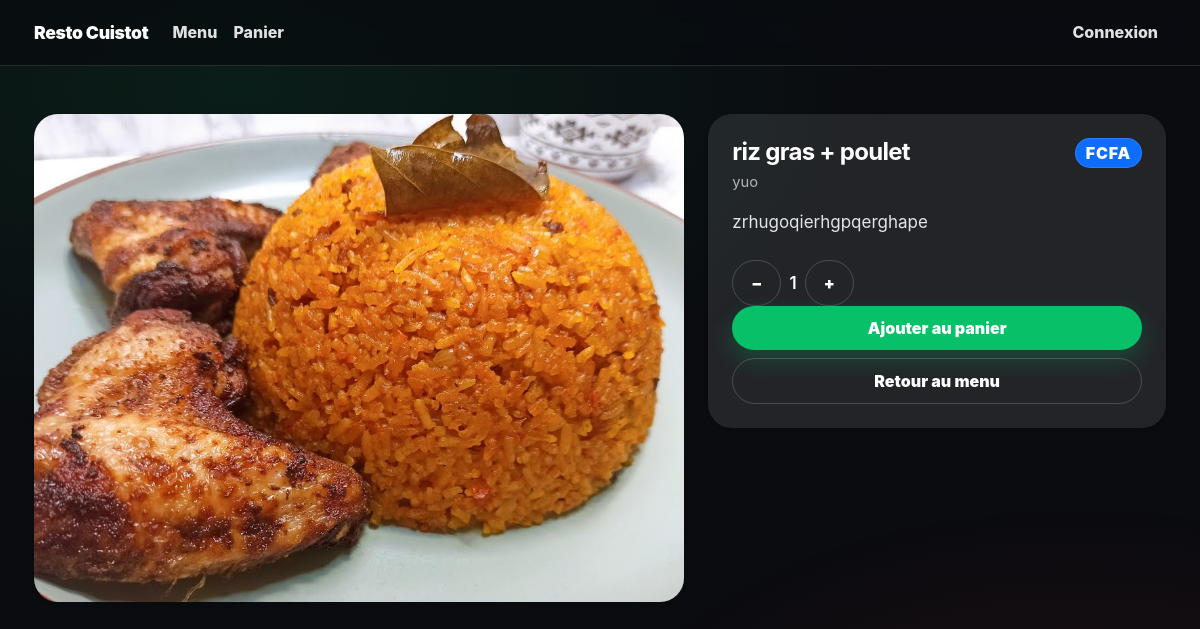
Screenshot of /meal/riz-gras-poulet/ with the database file from the repository.
### shop/models.py (models this page shows, shortened)
class Meal(models.Model):
    category = models.ForeignKey(Category, on_delete=models.CASCADE, related_name='meals')
    name = models.CharField(max_length=150)
    slug = models.SlugField(unique=True)
    description = models.TextField(blank=True)
    is_active = models.BooleanField(default=True)
    image = models.ImageField(upload_to='meals/', blank=True, null=True)
    stock = models.PositiveIntegerField(default=0)  # stock global (optionnel)
    max_per_order = models.PositiveIntegerField(default=10)
    available_weekdays = models.JSONField(default=list, blank=True)  # ex: [0,2,4]

class Category(models.Model):
    name = models.CharField(max_length=100)
    slug = models.SlugField(unique=True)
    class Meta:
        verbose_name_plural = "Categories"

### shop/views.py (the view)
# urls.py: path('meal/<slug:slug>/', views.meal_detail, name='meal_detail'),
def meal_detail(request, slug):
    meal = get_object_or_404(Meal, slug=slug, is_active=True)
    return render(request, 'shop/meal_detail.html', {'meal': meal})

### orders/cart.py (called while the page is built)
    def __len__(self):
        return sum(int(item.get("quantity", 0)) for item in self.cart.values())

### orders/context_processors.py (called while the page is built)
def cart(request):
    return {"cart": Cart(request)}

### shop/templates/shop/meal_detail.html (shortened to what this page needs)
{% extends "base.html" %}
{% block content %}
<div class="container py-4">
  <div class="row g-4">
    <div class="col-lg-7">
      <div class="hero card border-0 shadow-sm hero-food">
        {% if meal.image %}
          <img src="{{ meal.image.url }}" class="meal-img-lg" alt="{{ meal.name }}">
        {% else %}
          <img src="https://via.placeholder.com/1200x675?text=Resto" class="meal-img-lg" alt="{{ meal.name }}">
        {% endif %}
      </div>
    </div>
    <div class="col-lg-5">
      <div class="card border-0 shadow-sm">
        <div class="card-body p-4">
          <div class="d-flex justify-content-between align-items-start gap-2">
            <h1 class="h4 fw-bold mb-1">{{ meal.name }}</h1>
            <span class="badge text-bg-primary fs-6">{{ meal.price }} FCFA</span>
          </div>
          <div class="text-muted small mb-3">{{ meal.category.name }}</div>
          {% if meal.description %}
            <p class="mb-4">{{ meal.description }}</p>
          {% else %}
            <p class="mb-4 text-muted">Aucune description. Mais tu sais très bien pourquoi tu es là.</p>
          {% endif %}
          <div class="d-grid gap-2">
           <form method="post" action="{% url 'orders:cart_add' meal.id %}">
<div class="d-flex align-items-center gap-2">
  <button type="button" class="btn btn-outline-secondary btn-sm" onclick="decQty(this)">−</button>
  <span class="fw-semibold">1</span>
  <button type="button" class="btn btn-outline-secondary btn-sm" onclick="incQty(this)">+</button>
</div>
  <button type="submit" class="btn btn-dark btn-lg w-100">
    Ajouter au panier
  </button>
</form>
            <a class="btn btn-outline-secondary" href="{% url 'shop:meal_list' %}">
              Retour au menu
            </a>
          </div>
        </div>
      </div>
    </div>
  </div>
</div>
{% endblock %}

### shop/static/shop/css/app.css (style rules this page uses)
:root { --space-xs:4px; --space-sm:8px; --space-md:12px; --space-lg:16px; --space-xl:24px; --space-2xl:32px; --radius-sm:12px; --radius:16px; --radius-lg:20px; --radius-xl:24px; --radius-full:999px; --bg:#0b0c10; --bg-2:#10131a; --surface: rgba(255,255,255,.10); --surface-2: rgba(255,255,255,.08); --surface-hover: rgba(255,255,255,.14); --divider: rgba(255,255,255,.12); --border: rgba(255,255,255,.18); --text:#ffffff; --text-2: rgba(255,255,255,.88); --text-3: rgba(255,255,255,.66); --brand:#06c167; --brand-hover:#05b55f; --brand-soft: rgba(6,193,103,.20); --danger:#ff3b30; --danger-soft: rgba(255,59,48,.20); --shadow-xs:0 1px 2px rgba(0,0,0,.30); --shadow-sm:0 6px 18px rgba(0,0,0,.40); --shadow-md:0 12px 30px rgba(0,0,0,.55); --fast:150ms cubic-bezier(.2,.8,.2,1); --mid:240ms cubic-bezier(.2,.8,.2,1); --blur:12px; --fs-body: 17px; --lh-body: 1.55; }
* { box-sizing:border-box; -webkit-tap-highlight-color:transparent; }
html { font-size:16px; -webkit-text-size-adjust:100%; scroll-behavior:smooth; }
body { margin:0; font-family:-apple-system,BlinkMacSystemFont,"SF Pro Display","Segoe UI",Roboto,"Helvetica Neue",Arial,sans-serif; font-size: var(--fs-body); line-height: var(--lh-body); background: var(--bg); color: var(--text); -webkit-font-smoothing: antialiased; -moz-osx-font-smoothing: grayscale; }
body::before { content:""; position:fixed; inset:0; background: radial-gradient(1100px 600px at 20% 10%, rgba(6,193,103,.10) 0%, transparent 60%), radial-gradient(900px 500px at 90% 90%, rgba(255,59,48,.08) 0%, transparent 55%); pointer-events:none; z-index:-1; }
a { color:inherit; text-decoration:none; transition: color var(--fast); }
.container { max-width: 1180px; margin: 0 auto; padding: 0 clamp(14px, 3vw, 24px); }
.text-muted { color: var(--text-3) !important; }
h1,h2,h3,h4,h5,h6 { margin:0 0 var(--space-md); color: var(--text); letter-spacing:-.02em; line-height:1.18; }
h1 { font-size: clamp(28px, 4.8vw, 42px); font-weight: 950; letter-spacing:-.03em; }
p { margin:0 0 var(--space-md); color: var(--text-2); }
small,.small { font-size:.92rem; color: var(--text-3); }
.card { background: var(--surface); border: 1px solid var(--border); border-radius: var(--radius-xl); overflow: hidden; box-shadow: var(--shadow-sm); transition: transform var(--mid), box-shadow var(--mid), background var(--mid); color: var(--text); }
.card-body { padding: 18px; }
.card p { color: var(--text-2); }
.card small,.card .small,.card .text-muted { color: var(--text-3) !important; }
.meal-img,.meal-img-lg { width:100%; height:100%; object-fit:cover; display:block; border-radius: var(--radius); }
.meal-img-lg { aspect-ratio: 4 / 3; }
.btn { display:inline-flex; align-items:center; justify-content:center; gap:10px; padding:14px 18px; font-size:1rem; font-weight: 900; line-height:1; border:0; border-radius: var(--radius-full); cursor:pointer; user-select:none; transition: transform var(--fast), box-shadow var(--fast), background var(--fast), opacity var(--fast); }
.btn-outline-secondary { background: transparent; color: var(--text) !important; border: 1px solid var(--border); }
.btn-dark { background: var(--brand) !important; color: #ffffff !important; box-shadow: 0 10px 24px rgba(6,193,103,.25) !important; }
.badge { display:inline-flex; align-items:center; padding: 6px 10px; border-radius: var(--radius-full); font-weight: 950; font-size: .78rem; letter-spacing: .05em; text-transform: uppercase; border: 1px solid var(--divider); }
::placeholder { color: var(--text-3) !important; }

### rows the page displays
Meal: image (placeholder picture), name "riz gras + poulet", category.name "yuo", description "zrhugoqierhgpqerghape"
